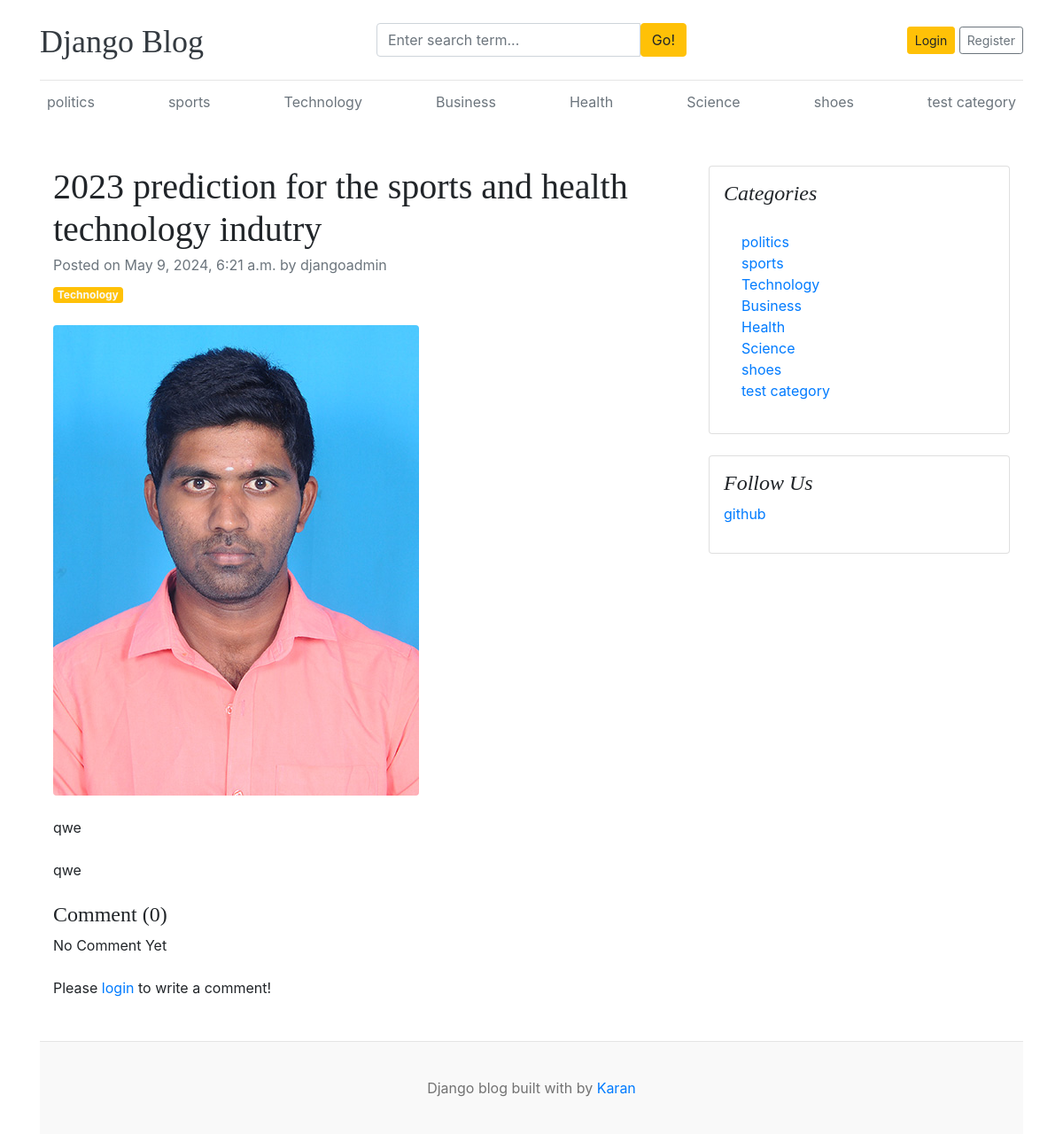
Page /blogs/2023-prediction-for-the-sports-and-health-technology-indutry/ on the committed database.
### blogs/models.py (models this page shows, shortened)
class Category(models.Model):
    category_name = models.CharField(max_length=50, unique=True)
    created_at = models.DateTimeField(auto_now_add=True)
    updated_at = models.DateTimeField(auto_now=True)
    class Meta:
        verbose_name_plural = 'categories'
    def __str__(self):
        return self.category_name

class Blog(models.Model):
    title = models.CharField(max_length=100)
    slug = models.SlugField(max_length=150, unique=True, blank=True)
    category = models.ForeignKey(Category, on_delete=models.CASCADE)
    author = models.ForeignKey(User, on_delete=models.CASCADE)
    featured_image = models.ImageField(upload_to='uploads/%Y/%m/%d')
    short_description = models.TextField(max_length=500)
    blog_body = models.TextField(max_length=2000)
    status = models.CharField(max_length=20, choices=STATUS_CHOCIES, default="Draft")
    is_featured = models.BooleanField(default=False)
    created_at = models.DateTimeField(auto_now_add=True)
    updated_at = models.DateTimeField(auto_now=True)

### assignments/models.py (models this page shows, shortened)
class SocialLink(models.Model):
    platform = models.CharField(max_length=25)
    link = models.URLField(max_length=100)
    created_at = models.DateTimeField(auto_now_add=True)
    updated_at = models.DateTimeField(auto_now=True)

### blogs/views.py (the view, shortened to what this page needs)
# urls.py: path('blogs/<slug:slug>/', BlogsView.blogs, name='blogs'),
def blogs(request, slug):
    single_blog = get_object_or_404(Blog, slug=slug, status="Published")
    comments = Comment.objects.filter(blog=single_blog)
    comment_count = comments.count()
    context = {
        'single_blog': single_blog,
        'comments': comments,
        'comment_count': comment_count,
    }
    return render(request, 'blogs.html',context)

### blogs/context_processors.py (called while the page is built)
def get_categories(request):
    categories = Category.objects.all()
    return dict(categories=categories)

def get_social_links(request):
    social_links = SocialLink.objects.all()
    return dict(social_links=social_links)

### templates/blogs.html
{% extends "base.html" %}
{% block content %}
<div class="container mt-5">
    <div class="row">
        <div class="col-lg-8">
            <article>
                <header class="mb-4">
                    <h1 class="fw-bolder mb-1">{{single_blog.title}}</h1>
                    <div class="text-muted fst-italic mb-2">Posted on {{single_blog.created_at}} by {{single_blog.author}}</div>
                    <a class="badge bg-warning text-decoration-none text-light" href="#!">{{single_blog.category}}</a>
                </header>
                <figure class="mb-4"><img class="img-fluid rounded" src="{{single_blog.featured_image.url}}" alt="..." /></figure>
                <section class="mb-5">
                    <p class="fs-5 mb-4">{{single_blog.short_description}}</p>
                    <p class="fs-5 mb-4">{{single_blog.blog_body}}</p>
                <h4>Comment ({{comment_count}})</h4>
                {% if comments %}
                    {% for comment in comments %}
                        <div class="card mt-1">
                            <div class="card-body">
                                <p class="card-text mb-0">{{comment}}</p>
                                    <span>
                                        <small>By {{comment.user}}</small>
                                        <small>{{comment.created_at | timesince}} ago</small>
                                    </span>
                            </div>
                        </div>
                    {% endfor %}
                {% else %}
                    No Comment Yet
                {% endif %}
                <br>
                <br>
                <div class="form-group">
                    {% if user.is_authenticated %}
                    <form action="" method="POST">
                        {% csrf_token %}
                        <div class="form-group">
                            <textarea name="comment" class="form-control" placeholder="Write your Comments"></textarea>
                            <input type="submit" value="submit" class="btn btn-primary mt-2">
                        </div>
                    </form>
                    {% else %}
                        <p>Please <span><a href="{% url 'login' %}">login</a></span> to write a comment!</p>
                    {% endif %}
                </div>
                </section>
            </article>
        </div>
        <div class="col-lg-4">
            <div class="card mb-4 p-3">
                <h4 class="font-italic">Categories</h4>
                <div class="card-body">
                    <div class="row">
                        <div class="col-sm-6">
                            <ul class="list-unstyled mb-0">
                                {% for cat in categories %}
                                <li><a href="{% url 'posts_by_category' cat.id %}">{{cat.category_name}}</a></li>
                                {% endfor %}
                            </ul>
                        </div>
                    </div>
                </div>
            </div>
            {% if social_links %}
            <div class="card mb-4 p-3">
                <h4 class="font-italic">Follow Us</h4>
                <ol class="list-unstyled">
                    {% for i in social_links %}
                    <li><a href="{{i.link}}" target="_blank">{{ i.platform }}</a></li>
                    {% endfor %}
                </ol>
            </div>
            {% endif %}
        </div>
    </div>
</div>
{% endblock %}

### templates/base.html (shortened to what this page needs)
{% load static %}
<!DOCTYPE html>
<html lang="en">
<head>
    <link href="https://getbootstrap.com/docs/4.0/dist/css/bootstrap.min.css" rel="stylesheet">
    <link href="{% static 'css/blog.css' %}" rel="stylesheet">
    <link rel="stylesheet" href="https://cdnjs.cloudflare.com/ajax/libs/font-awesome/4.7.0/css/font-awesome.min.css">
  </head>
<body>
    <div class="container">
      <header class="blog-header py-3">
        <div class="row flex-nowrap justify-content-between align-items-center">
          <div class="col-4 pt-1">
            <a class="blog-header-logo text-dark" href="/">Django Blog</a>
          </div>
          <div class="col-4">
            <form action="{% url 'search' %}" method="GET">
              <div class="input-group">
                <input class="form-control" type="text" name="keyword" value="{{keyword}}" placeholder="Enter search term..." aria-label="Enter search term..." aria-describedby="button-search" />
                <button type="submit" class="btn btn-warning" id="button-search" type="button">Go!</button>
              </div>
            </form>
          </div>
          <div class="col-4 d-flex justify-content-end align-items-center">
            {% if not user.is_authenticated %}
            <a class="btn btn-sm btn-warning" href="{% url 'login' %}">Login</a> &nbsp;
            <a class="btn btn-sm btn-outline-secondary" href="{% url 'register' %}">Register</a>
            {% else %}
            <span><a href="{% url 'dashboard' %}">Dashboard</a></span>&emsp;
            <span><a href="{% url 'logout' %}">Logout</a></span>
            {% endif %}
          </div>
        </div>
      </header>
      <div class="nav-scroller py-1 mb-2">
        <nav class="nav d-flex justify-content-between">
          {% for cat in categories %}
          <a class="p-2 text-muted" href="{% url 'posts_by_category' cat.id %}">{{cat.category_name}}</a>
          {% endfor %}
        </nav>
      </div>
{% block content %}
{% endblock  %}
      <footer class="blog-footer">
        <p class="text-center">Django blog built with  by <a href="#">Karan</a></p>
      </footer>
      </body>
      </html>

### blog_main/static/css/blog.css (style rules this page uses)
.blog-header { border-bottom: 1px solid #e5e5e5; }
.blog-header-logo { font-family: "Playfair Display", Georgia, "Times New Roman", serif; font-size: 2.25rem; }
h1, h2, h3, h4, h5, h6 { font-family: "Playfair Display", Georgia, "Times New Roman", serif; }
.blog-footer { padding: 2.5rem 0; color: #727272; text-align: center; background-color: #f9f9f9; border-top: .05rem solid #e5e5e5; }
.blog-footer p:last-child { margin-bottom: 0; }

### rows in the picture
Category: category_name "politics"
Category: category_name "sports"
Category: category_name "Technology"
Category: category_name "Business"
Category: category_name "Health"
Category: category_name "Science"
Category: category_name "shoes"
Category: category_name "test category"
Blog: title "2023 prediction for the sports and health technology indutry", created_at "May 9, 2024, 6:21 a.m.", author "djangoadmin", category "Technology", featured_image (picture), short_description "qwe", blog_body "qwe"
SocialLink: platform "github"

### other values in the picture
{{ comment_count }} "0"
